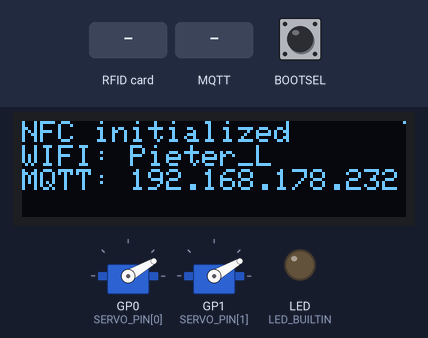
Simulated run of this sketch. Board: Raspberry Pi Pico W. Shown: 128×32 one-colour display, 2 × servo, output pins drawn as LEDs (lit = HIGH). Inputs (shaded band) come from the test bench; at power-on: BOOTSEL HIGH. WiFi joins after 1.5 s; servers stay silent unless stated; the local clock reads 2024-03-15 10:24:30 at power-on unless the sketch sets it; no MQTT or app messages arrive unless stated; what the sketch prints to the serial monitor is not drawn.

Above: at 4.8 s.
4.9 s: RFID card 5E 7A 19 C4 held to the reader
At 5.0 s:
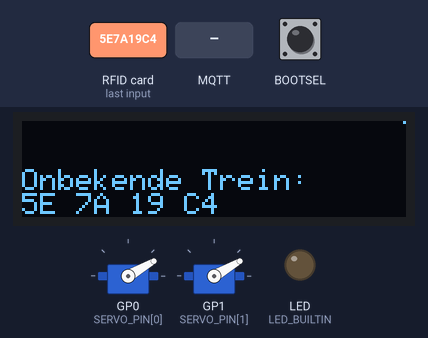
6.7 s: MQTT message "1" arrives on the first subscribed topic
At 6.83 s:
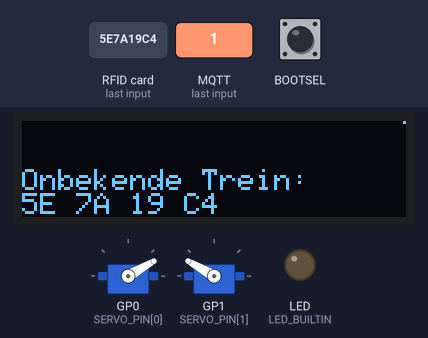
At 15.16 s:
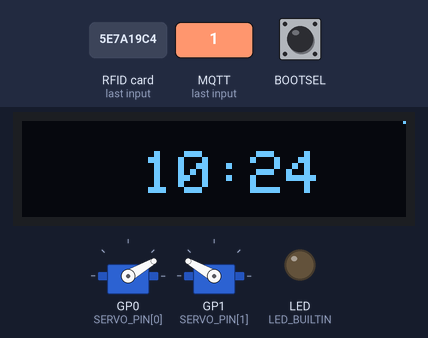
Timing chart, 0 to 16.1 s (numbered marks = the images above; inputs shaded):
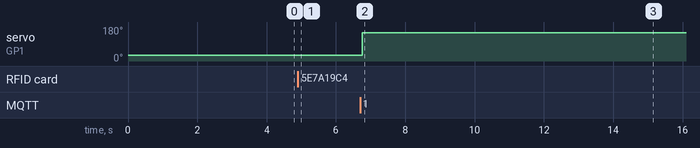

Measured:
- after the input at 4.9 s, the display: changes after 0.05 s (image 1)
- after the input at 6.7 s, servo on GP1 (SERVO_PIN[1]): 30° → 150° after 0.06 s

The sketch:

tcc-train.ino
```cpp
// for I2C Communication
#include <time.h>
#include <sys/time.h>

#include <Wire.h>
#include <PN532_I2C.h>
#include <PN532.h>
#include <NfcAdapter.h>
#include <Adafruit_GFX.h>
#include <Adafruit_SSD1306.h>
#include <ArduinoMqttClient.h>
#include <WiFi.h>
#include <Servo.h>

#include "arduino_secrets.h"

// naming conventions:
// constants/defines  : UPPER_CASE
// types              : UpperCamelCase
// variables          : lower_case
// functions          : lowerCamelCase

// I2C bus
const int SDA_PIN = 16;  // PICO_DEFAULT_I2C_SDA_PIN // 4
const int SCL_PIN = 17;  // PICO_DEFAULT_I2C_SCL_PIN // 5

// screen
#define SCREEN_WIDTH 128  // OLED display width, in pixels
#define SCREEN_HEIGHT 32  // OLED display height, in pixels
#define BUTTON_PIN BOOTSEL
// Declaration for an SSD1306 display connected to I2C (SDA, SCL pins)
// On an arduino UNO:       A4(SDA), A5(SCL)
// #define OLED_RESET -1        // Reset pin # (or -1 if sharing Arduino reset pin)
#define SCREEN_ADDRESS 0x3C  ///< See datasheet for Address; 0x3D for 128x64, 0x3C for 128x32

Adafruit_SSD1306 display(SCREEN_WIDTH, SCREEN_HEIGHT, &Wire);
String display_line[] = { "", "", "", "", "" }; // content of lines currently displayed
char line[32];
time_t now;
time_t time_last_train;
char time_displayed[80];
char time_buff[80];
boolean inverted_display = false;

// NFC
PN532_I2C pn532_i2c = PN532_I2C(Wire);
NfcAdapter nfc = NfcAdapter(pn532_i2c);

const int KNOWN_TAGS = 20;
const String TAG_IDS[] = { "04 65 98 FA C1 1C 91", "04 5A 98 FA C1 1C 91", "04 59 98 FA C1 1C 91", "04 4E 98 FA C1 1C 91", "04 4D 98 FA C1 1C 91",
                           "04 5E 99 FA C1 1C 91", "04 69 99 FA C1 1C 91", "04 6A 99 FA C1 1C 91", "04 75 99 FA C1 1C 91", "04 76 99 FA C1 1C 91",
                           "1D 83 74 53 08 10 80", "1D 84 74 53 08 10 80", "1D 85 74 53 08 10 80", "1D 86 74 53 08 10 80", "1D 87 74 53 08 10 80",
                           "1D 88 74 53 08 10 80", "1D 89 74 53 08 10 80", "1D 8A 74 53 08 10 80", "1D 8B 74 53 08 10 80", "1D 8C 74 53 08 10 80" };

String tag_id = "";

// MQTT
const char SSID[] = SECRET_SSID;  // your network SSID (name)
const char PASS[] = SECRET_PASS;  // your network PASSword (use for WPA, or use as key for WEP)

WiFiClient wifi_client;
MqttClient mqtt_client(wifi_client);

const char BROKER[] = "192.168.178.232";
const int PORT = 1883;
const char TRAIN_TOPIC[] = "tcc/train";
const char SWITCH_TOPIC[] = "tcc/switch";

const long INTERVAL = 1000;
unsigned long previous_millis = 0;

// Turnouts
const int8_t NR_OF_TURNOUTS = 2;
const int8_t SERVO_PIN[NR_OF_TURNOUTS] = { 0, 1 };
// Create a servo objects
Servo turnout_servo[NR_OF_TURNOUTS];

int loop_count = 0;

void setup(void) {
  Serial.begin(115200);
  if (!Serial) delay(1000);
  Serial.println("System ready");

  pinMode(LED_BUILTIN, OUTPUT);
  pinMode(BUTTON_PIN, INPUT_PULLUP);

  // IC2 bus
  Wire.setSDA(SDA_PIN);
  Wire.setSCL(SCL_PIN);

  setupTime();
  setupDisplay();
  setupNFC();
  setupWIFI();
  setupMQTT();
  setupServo();

  delay(2000);
}

void loop() {
  // toggleLed(LED_BUILTIN);
  togglePixel(127, 0);
  // checkInvertDisplay();
  readTrain();
  mqtt_client.poll();
  loop_count++;
}

void setupTime() {
  struct timeval tv;
  tv.tv_sec = 1726250839;  // Fri Sep 13 2024 20:07:19 GMT+0200 (Midden-Europese zomertijd)
  tv.tv_usec = 0;
  settimeofday(&tv, nullptr);
  time(&now);
  time_last_train = now;
}

void setupDisplay() {
  // DISPLAY SSD1306_SWITCHCAPVCC = generate display voltage from 3.3V internally
  if (!display.begin(SSD1306_SWITCHCAPVCC, SCREEN_ADDRESS)) {
    Serial.println(F("SSD1306 allocation failed"));
    for (;;) {  // Don't proceed, loop forever
      toggleLed(LED_BUILTIN);
      delay(100);
    }
  }
  display.clearDisplay();
  display.setTextSize(1);               // Normal 1:1 pixel scale
  display.setTextColor(SSD1306_WHITE);  // Draw white text
  display.setCursor(0, 0);
  display.invertDisplay(inverted_display);
}

void setupNFC() {
  nfc.begin(true);
  display.println("NFC initialized");
  display.display();
}

void setupWIFI() {
  // WIFI: attempt to connect to WiFi network:
  while (WiFi.begin(SSID, PASS) != WL_CONNECTED) {
    // failed, retry
    display.print(".");
    display.display();
    delay(5000);
  }
  display.print("WIFI: ");
  display.println(SSID);
  display.display();
}

void setupMQTT() {
  if (!mqtt_client.connect(BROKER, PORT)) {
    Serial.print("MQTT failed: ");
    Serial.println(mqtt_client.connectError());
    for (;;) {  // Don't proceed, loop forever
      toggleLed(LED_BUILTIN);
      delay(1000);
    }
  }
  display.print("MQTT: ");
  display.println(BROKER);
  display.display();

  mqtt_client.onMessage(onMqttMessage);
  // subscribe to tcc/switch TOPIC
  mqtt_client.subscribe(SWITCH_TOPIC);
}

void setupServo() {
  for (int t = 0; t < NR_OF_TURNOUTS; t++) {
    turnout_servo[t].attach(SERVO_PIN[t]);
    turnout_servo[t].write(30);
  }
}

void checkInvertDisplay() {
  // check if usr button is pressed
  boolean newState = digitalRead(BUTTON_PIN);
  if (newState == LOW) {
    // Short delay to debounce button.
    delay(20);
    newState = digitalRead(BUTTON_PIN);
    if (newState == LOW) {
      inverted_display = !inverted_display;
      display.invertDisplay(inverted_display);
    }
  }
}

void readTrain() {
  if (readTag()) {
    bool tag_identified = false;
    for (int i = 0; i < KNOWN_TAGS && !tag_identified; i++) {
      if (tag_id == TAG_IDS[i]) {
        sprintf(line, "%s  Trein %2i", getTime(), i + 1);
        tag_identified = true;
        displayNewLine(line);
        // send message, the Print interface can be used to set the message contents
        mqtt_client.beginMessage(TRAIN_TOPIC);
        mqtt_client.print(line);
        mqtt_client.endMessage();
      }
    }
    if (!tag_identified) {
      displayNewLine("Onbekende Trein:");
      displayNewLine(tag_id);
      Serial.println(tag_id);
    }
    time_last_train = now;
  } else {
    time(&now);
    if (now > time_last_train + 10) {
      displayTime();
    } else {
      // reset time_displayed
      time_displayed[0] = 0;
    }
  }
}

bool readTag() {
  bool newTagFound = false;
  if (nfc.tagPresent(100)) {
    NfcTag tag = nfc.read();
    if (tag_id != tag.getUidString()) {
      tag_id = tag.getUidString();
      newTagFound = true;
      // tag.print();
    }
  } else {
    tag_id = "";
  }
  return newTagFound;
}

void togglePixel(int16_t x, int16_t y) {
  int16_t c = not display.getPixel(x, y);
  display.drawPixel(x, y, c);
  // display.drawPixel(x - 1, y, c);
  // display.drawPixel(x, y, c);
  // display.drawPixel(x, y + 1, c);
  display.display();
}

void toggleLed(const int led) {
  if (digitalRead(led) == LOW) {
    digitalWrite(led, HIGH);
  } else {
    digitalWrite(led, LOW);
  }
}

void displayNewLine(const String& i_line) {
  display_line[4] = i_line;  // content of the display

  display.clearDisplay();
  display.setTextSize(1);               // Normal 1:1 pixel scale
  display.setTextColor(SSD1306_WHITE);  // Draw white text
  display.setCursor(0, 0);

  // scroll up
  for (int8_t l = 0; l < 4; l++) {
    display_line[l] = display_line[l + 1];
    display.println(display_line[l]);
  }
  display.display();
}

void displayTime() {
  if (strcmp(time_displayed, getTime()) != 0) {
    strcpy(time_displayed, getTime());
    display.clearDisplay();
    display.setTextSize(2);               // Normal 1:1 pixel scale
    display.setTextColor(SSD1306_WHITE);  // Draw white text
    display.setCursor(40, 10);
    display.println(time_displayed);
    display.display();
  }
}

String removeSpaces(const String& txt) {
  String result;
  for (int8_t l = 0; l < txt.length(); l++) {
    if (txt[l] != ' ') {
      result += txt[l];
    }
  }
  return result;
}

char* getTime() {
  time(&now);
  strftime(time_buff, sizeof(time_buff), "%H:%M", localtime(&now));
  return time_buff;
}

char* getDateTime() {
  time(&now);
  strftime(time_buff, sizeof(time_buff), "%F %T", localtime(&now));
  return time_buff;
}

void setTurnout(int turnout, bool straight) {
  turnout_servo[turnout].write(straight ? 30 : 150);
  Serial.print("set turnout:");
  Serial.print(turnout);
  Serial.print(" straight:");
  Serial.println(straight);
}

void onMqttMessage(int messageSize) {
  char message[64];
  int c = 0;
  String msg_topic = mqtt_client.messageTopic();
  // use the Stream interface to print the contents
  while (mqtt_client.available()) {
    message[c++] = (char)mqtt_client.read();
  }
  message[c] = '\0';

  // we received a message, print out the msg_topic and contents
  Serial.println("Received a message with topic '");
  Serial.print(msg_topic);
  Serial.print("', length ");
  Serial.print(messageSize);
  Serial.println(" bytes:");
  Serial.println(message);

  if (msg_topic == SWITCH_TOPIC) {
    int turnout = atoi(message);
    bool straight = (message[strlen(message) - 1] == 's');
    setTurnout(turnout, straight);
  }
}
```

arduino_secrets.h
```cpp
#define SECRET_SSID "Pieter_L"
#define SECRET_PASS "ditishetinternetvanLindhout42"
```
